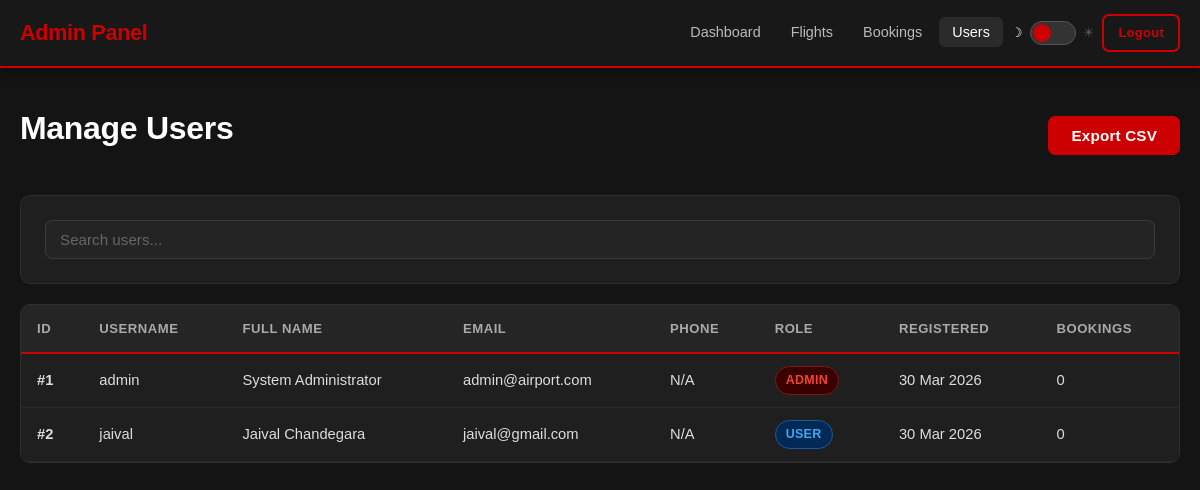
The page /admin/users.php (signed in) on the database its author committed.
### tables this page shows
CREATE TABLE IF NOT EXISTS users (
    id INT AUTO_INCREMENT PRIMARY KEY,
    username VARCHAR(100) NOT NULL UNIQUE,
    email VARCHAR(150) NOT NULL UNIQUE,
    password VARCHAR(100) NOT NULL,
    full_name VARCHAR(200) NOT NULL,
    phone VARCHAR(20),
    passport_number VARCHAR(50),
    date_of_birth DATE,
    role ENUM('user', 'admin') DEFAULT 'user',
    language ENUM('en', 'hi') DEFAULT 'en',
    theme ENUM('dark', 'light') DEFAULT 'dark',
    created_at TIMESTAMP DEFAULT CURRENT_TIMESTAMP,
    updated_at TIMESTAMP DEFAULT CURRENT_TIMESTAMP ON UPDATE CURRENT_TIMESTAMP
);

### admin/users.php (the view, shortened to what this page needs)
<?php
require_once '../config.php';
$users = $conn->query("SELECT * FROM users ORDER BY created_at DESC");
?>
<!DOCTYPE html>
<html lang="en">
<head>
    <link rel="stylesheet" href="../assets/css/style.css">
</head>
<body>
    <nav class="navbar">
        <div class="container">
            <a href="dashboard.php" class="navbar-brand">Admin Panel</a>
            <ul class="navbar-nav">
                <li><a href="dashboard.php" class="nav-link">Dashboard</a></li>
                <li><a href="flights.php" class="nav-link">Flights</a></li>
                <li><a href="bookings.php" class="nav-link">Bookings</a></li>
                <li><a href="users.php" class="nav-link active">Users</a></li>
                <li><button class="theme-switch" onclick="toggleTheme()" title="Toggle Light / Dark Mode"><span class="theme-switch-track"><span class="theme-switch-thumb"></span></span></button></li>
                <li><a href="../logout.php" class="btn btn-outline btn-sm">Logout</a></li>
            </ul>
        </div>
    </nav>
    <div class="container" style="margin-top: 40px;">
        <div class="d-flex justify-between align-center mb-4">
            <h1>Manage Users</h1>
            <button class="btn btn-primary" onclick="AirportApp.exportTableToCSV('usersTable', 'users-export.csv')">
                Export CSV
            </button>
        </div>
        <div class="card mb-3">
            <input type="text" id="searchInput" class="form-control" placeholder="Search users..." onkeyup="AirportApp.searchTable('searchInput', 'usersTable')">
        </div>
        <div class="table-container">
            <table class="table" id="usersTable">
                <thead>
                    <tr>
                        <th>ID</th>
                        <th>Username</th>
                        <th>Full Name</th>
                        <th>Email</th>
                        <th>Phone</th>
                        <th>Role</th>
                        <th>Registered</th>
                        <th>Bookings</th>
                    </tr>
                </thead>
                <tbody>
                    <?php while($user = $users->fetch_assoc()): ?>
                        <?php
                        $booking_count = $conn->query("SELECT COUNT(*) FROM bookings WHERE user_id = {$user['id']}")->fetch_row()[0];
                        ?>
                        <tr>
                            <td><strong>#<?php echo $user['id']; ?></strong></td>
                            <td><?php echo $user['username']; ?></td>
                            <td><?php echo $user['full_name']; ?></td>
                            <td><?php echo $user['email']; ?></td>
                            <td><?php echo $user['phone'] ?: 'N/A'; ?></td>
                            <td>
                                <span class="badge <?php echo $user['role'] === 'admin' ? 'badge-danger' : 'badge-info'; ?>">
                                    <?php echo strtoupper($user['role']); ?>
                                </span>
                            </td>
                            <td><?php echo date('d M Y', strtotime($user['created_at'])); ?></td>
                            <td><?php echo $booking_count; ?></td>
                        </tr>
                    <?php endwhile; ?>
                </tbody>
            </table>
        </div>
    </div>
</body>
</html>

### assets/css/style.css (style rules this page uses)
body { font-family: Arial, sans-serif; background-color: #141414; color: #e8e8e8; font-size: 15px; line-height: 1.65; animation: pageFadeIn 0.3s ease forwards; }
h1, h2, h3, h4, h5, h6 { font-weight: 700; margin-bottom: 15px; line-height: 1.25; color: #ffffff; letter-spacing: -0.3px; }
h1 { font-size: 2rem; font-weight: 800; }
a { color: #cc0000; text-decoration: none; transition: color 0.2s ease; }
.container { max-width: 1200px; margin: 0 auto; padding: 0 20px; }
.mb-3 { margin-bottom: 20px; }
.mb-4 { margin-bottom: 32px; }
.d-flex { display: flex; }
.justify-between { justify-content: space-between; }
.align-center { align-items: center; }
.card { background-color: #1f1f1f; border-radius: 10px; padding: 24px; border: 1px solid #2e2e2e; margin-bottom: 20px; transition: border-color 0.2s ease, transform 0.2s ease; }
.btn { display: inline-block; padding: 10px 22px; border: none; border-radius: 7px; font-size: 0.95rem; font-weight: 600; font-family: Arial, sans-serif; cursor: pointer; text-decoration: none; text-align: center; letter-spacing: 0.2px; transition: background-color 0.2s ease, color 0.2s ease, transform 0.15s ease, box-shadow 0.2s ease; }
.btn-primary { background-color: #cc0000; color: #ffffff; border: 1px solid #cc0000; }
.btn-outline { background-color: transparent; color: #cc0000; border: 2px solid #cc0000; }
.btn-sm { padding: 6px 14px; font-size: 0.82rem; }
.navbar { background-color: #181818; padding: 14px 0; border-bottom: 2px solid #cc0000; position: sticky; top: 0; z-index: 100; box-shadow: 0 2px 12px rgba(0, 0, 0, 0.5); }
.navbar .container { display: flex; justify-content: space-between; align-items: center; }
.navbar-brand { font-size: 1.35rem; font-weight: 800; color: #cc0000; text-decoration: none; letter-spacing: -0.3px; transition: color 0.2s ease; }
.navbar-nav { display: flex; gap: 4px; list-style: none; align-items: center; }
.nav-link { color: #bbbbbb; text-decoration: none; padding: 7px 13px; border-radius: 6px; font-weight: 500; font-size: 0.9rem; transition: background-color 0.2s ease, color 0.2s ease; }
.nav-link:hover, .nav-link.active { background-color: #2a2a2a; color: #ffffff; text-decoration: none; }
.form-control { width: 100%; padding: 10px 14px; background-color: #242424; border: 1px solid #3a3a3a; border-radius: 7px; color: #ffffff; font-size: 0.95rem; font-family: Arial, sans-serif; transition: border-color 0.2s ease, box-shadow 0.2s ease; }
.form-control::placeholder { color: #666666; }
.table-container { overflow-x: auto; background-color: #1f1f1f; border-radius: 10px; border: 1px solid #2e2e2e; }
.table { width: 100%; border-collapse: collapse; }
.table thead { background-color: #252525; }
.table th { padding: 13px 16px; text-align: left; font-weight: 700; font-size: 0.82rem; text-transform: uppercase; letter-spacing: 0.5px; border-bottom: 2px solid #cc0000; color: #aaaaaa; }
.table td { padding: 12px 16px; border-bottom: 1px solid #2a2a2a; color: #dddddd; font-size: 0.92rem; }
.table tbody tr { transition: background-color 0.15s ease; }
.badge { display: inline-block; padding: 3px 10px; border-radius: 20px; font-size: 0.78rem; font-weight: 600; letter-spacing: 0.3px; }
.badge-danger { background-color: #3a0000; color: #f44336; border: 1px solid #7a1a1a; }
.badge-info { background-color: #002a55; color: #42a5f5; border: 1px solid #1a5a99; }
.theme-switch { background: none; border: none; cursor: pointer; padding: 4px; display: flex; align-items: center; gap: 7px; }
.theme-switch-track { width: 46px; height: 24px; background-color: #333333; border: 1px solid #555555; border-radius: 12px; position: relative; transition: background-color 0.3s ease, border-color 0.3s ease; flex-shrink: 0; }
.theme-switch-thumb { width: 18px; height: 18px; background-color: #cc0000; border-radius: 50%; position: absolute; top: 2px; left: 2px; transition: left 0.3s ease, background-color 0.3s ease; }
.theme-switch::before { content: "\263D"; font-size: 0.82rem; color: #ffffff; transition: color 0.3s ease; user-select: none; line-height: 1; }
.theme-switch::after { content: "\2600"; font-size: 0.82rem; color: #555555; transition: color 0.3s ease; user-select: none; line-height: 1; }

### rows shown on the page
users: id "1", username "admin", full_name "System Administrator", email "admin@airport.com", phone "N/A", role "ADMIN", created_at "30 Mar 2026", booking_count "0"
users: id "2", username "jaival", full_name "Jaival Chandegara", email "jaival@gmail.com", phone "N/A", role "USER", created_at "30 Mar 2026", booking_count "0"
